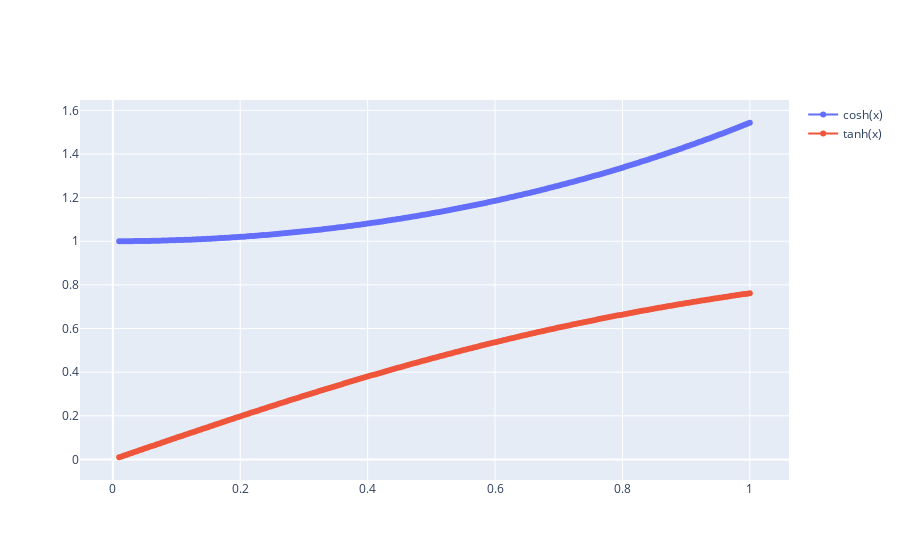

Write notebook code for a chart like this one.
### Markdown cell above
## Exercise 1

Pass a list of two objects the plotting routine with `data = [trace1,trace2]`. Let the second dataset `trace2` contain another mathematical function. The idea is to have multiple objects in the plot.

Notice:

* How we can hover over each data point, and its (x,y) will be shown
* the toolbar at the top
* Double-clicking on the plot will reset it

### Code cell
y1 = np.cosh(x0)
y2 = np.tanh(x0)

trace1 = go.Scatter(x=x0, y=y1,mode='lines+markers', name='cosh(x)')
trace2 = go.Scatter(x=x0, y=y2,mode='lines+markers', name='tanh(x)')

data = [trace1,trace2]

plotly.offline.iplot(data)

### Figure 1 — Plotly figure (JSON) as saved in the notebook; plotly's stock layout.template omitted (floating-point values rounded to 4 significant figures; data arrays with more than 128 entries replaced by an {"elided": "..."} marker saying what was removed)
{"data": [{"mode": "lines+markers", "name": "cosh(x)", "type": "scatter", "x": {"elided": "250 float values"}, "y": {"elided": "250 float values"}}, {"mode": "lines+markers", "name": "tanh(x)", "type": "scatter", "x": {"elided": "250 float values"}, "y": {"elided": "250 float values"}}], "layout": {}}
